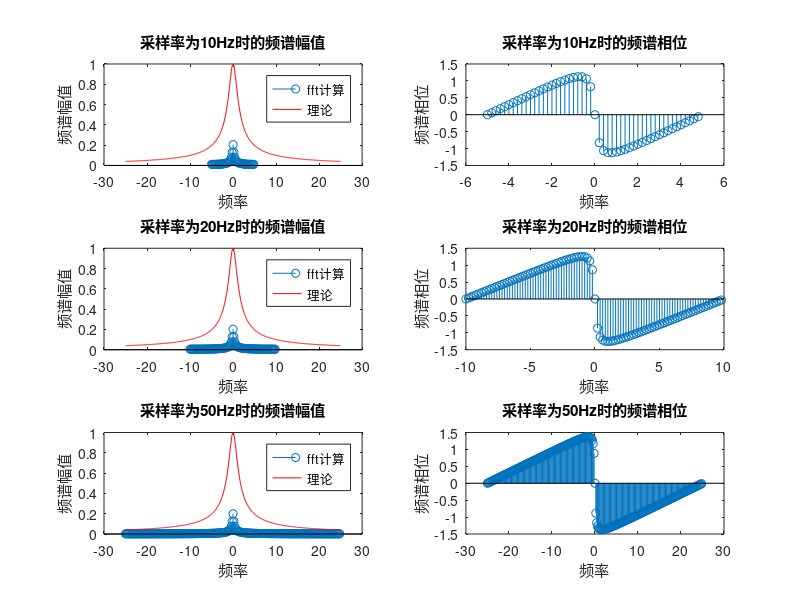

Write MATLAB code to recreate this figure.
% 不同采样率下y=1./(sqrt(1+t.^2));的频谱

fs1=10;   %采样率
fs2=20;   %采样率
fs3=50;   %采样率
T=5;  %脉冲宽度
N1=fs1*T;   %采样点数
N2=fs2*T;
N3=fs3*T;

t1=linspace(0,T,N1);
t2=linspace(0,T,N2);
t3=linspace(0,T,N3);

y1=exp(-t1);
y2=exp(-t2);
y3=exp(-t3);

Y1=fft(y1)./N1;
Y2=fft(y2)./N2;
Y3=fft(y3)./N3;

Y1shift=fftshift(Y1);
Y2shift=fftshift(Y2);
Y3shift=fftshift(Y3);

t=-25:0.1:25;
y=1./(sqrt(1+t.^2));


w1=(-N1/2:N1/2-1)*fs1/length(y1);
subplot(3,2,1);
stem(w1,abs(Y1shift));
title("采样率为10Hz时的频谱幅值");
xlabel("频率");
ylabel("频谱幅值")
hold on;
plot(t,y,'r');
legend("fft计算","理论");
subplot(3,2,2);
stem(w1,angle(Y1shift));
title("采样率为10Hz时的频谱相位");
xlabel("频率");
ylabel("频谱相位")

w2=(-N2/2:N2/2-1)*fs2/length(y2);
subplot(3,2,3);
stem(w2,abs(Y2shift));
title("采样率为20Hz时的频谱幅值");
xlabel("频率");
ylabel("频谱幅值");
hold on;
plot(t,y,'r');
legend("fft计算","理论");
subplot(3,2,4);
stem(w2,angle(Y2shift));
title("采样率为20Hz时的频谱相位");
xlabel("频率");
ylabel("频谱相位");


w3=(-N3/2:N3/2-1)*fs3/length(y3); 
subplot(3,2,5);
stem(w3,abs(Y3shift));
title("采样率为50Hz时的频谱幅值");
xlabel("频率");
ylabel("频谱幅值")
hold on;
plot(t,y,'r');
legend("fft计算","理论");
subplot(3,2,6);
stem(w3,angle(Y3shift));
title("采样率为50Hz时的频谱相位");
xlabel("频率");
ylabel("频谱相位");